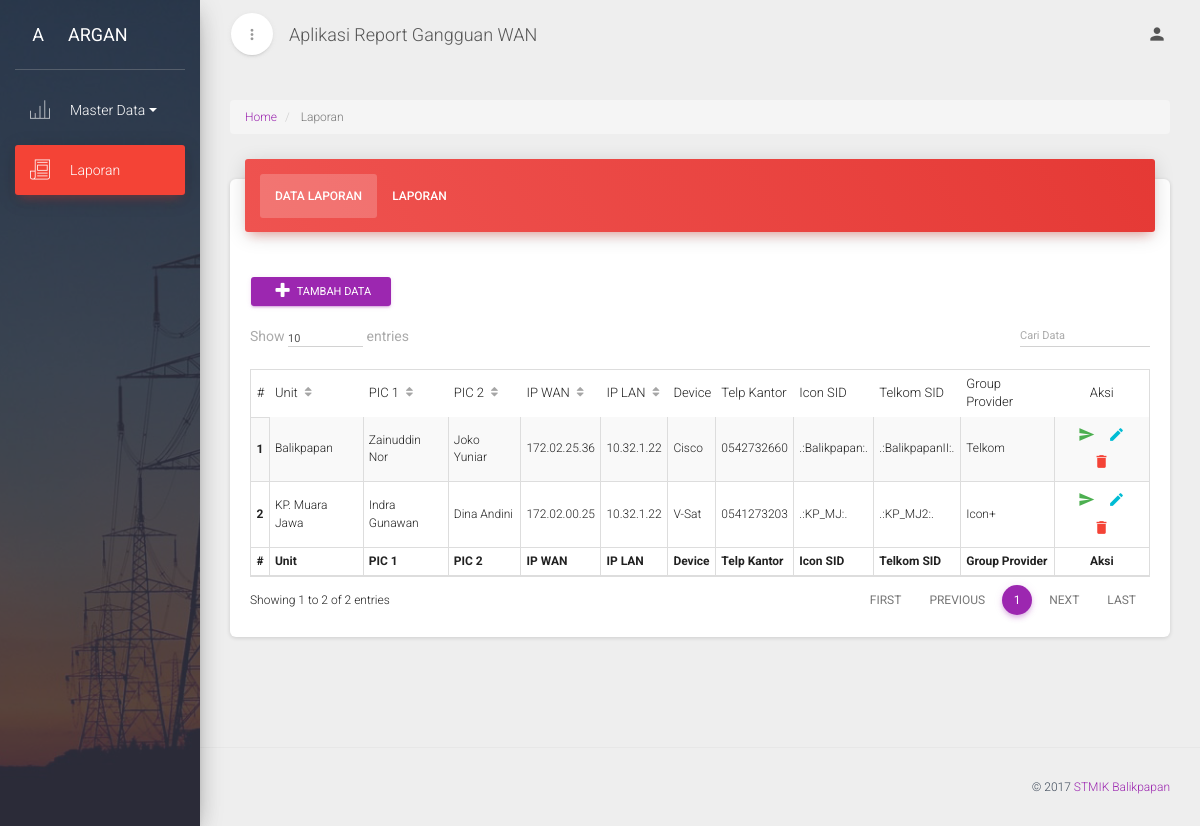
The page / on the database its author committed.
### tables this page shows
CREATE TABLE `data_lapor` (
  `id` int(11) NOT NULL,
  `id_unit` int(11) NOT NULL,
  `id_pic` int(11) NOT NULL,
  `id_pic2` int(11) NOT NULL,
  `ip_wan` varchar(50) NOT NULL,
  `ip_lan` varchar(50) NOT NULL,
  `perangkat` varchar(50) NOT NULL,
  `telp_kantor` varchar(50) NOT NULL,
  `icon_sid` varchar(50) NOT NULL,
  `telkom_sid` varchar(50) NOT NULL,
  `id_gprov` int(11) NOT NULL
);

CREATE TABLE `unit` (
  `id_unit` int(11) NOT NULL,
  `nm_unit` varchar(100) NOT NULL,
  `alamat` varchar(100) NOT NULL
);

CREATE TABLE `pic_unit` (
  `id_pic` int(11) NOT NULL,
  `nm_pic` varchar(100) NOT NULL,
  `no_telp` varchar(50) NOT NULL,
  `email` varchar(50) NOT NULL
);

CREATE TABLE `grup_provider` (
  `id_gprov` int(11) NOT NULL,
  `nm_gprov` varchar(100) NOT NULL
);

### application/controllers/C_data_laporan.php (called while the page is built, shortened)
<?php
class C_data_laporan extends CI_Controller {
    function __construct(){
        $this->load->model('M_data_lapor');
        $this->load->model('M_lapor');
    }
    function index(){
        $data['hasil'] = $this->M_data_lapor->index_model();
        $data['hasil2'] = $this->M_lapor->index_model();
        $this->load->view('v_data_lapor/index', $data);
    }
}
?>

### index.php (called while the page is built, shortened)
<?php
require_once BASEPATH.'core/CodeIgniter.php';

### application/models/M_data_lapor.php (called while the page is built, shortened)
<?php
class M_data_lapor extends CI_Model {
    function index_model(){
        $this->db->select('data_lapor.*,unit.*,grup_provider.*,a.nm_pic,b.nm_pic as nm_pic_b');
        $this->db->from('data_lapor');
        $this->db->join('unit','data_lapor.id_unit = unit.id_unit');
        $this->db->join('pic_unit a','data_lapor.id_pic = a.id_pic');
        $this->db->join('pic_unit b','data_lapor.id_pic2 = b.id_pic');
        $this->db->join('grup_provider','data_lapor.id_gprov = grup_provider.id_gprov');
        return json_encode ($this->db->get()->result_array());
    }
}
?>

### application/views/v_data_lapor/index.php (the view, shortened to what this page needs)
<?php
$this->load->view('v_main/header');
?>
 <div class="wrapper">
        <div class="sidebar" data-active-color="red" data-background-color="black" data-image="<?= base_url()?>assets/img/sidebar-1.jpeg">
            <div class="logo">
                <a href="<?= base_url() ?>" class="simple-text logo-mini">
                    A
                </a>
                <a href="<?= base_url() ?>" class="simple-text logo-normal">
                    ARGAN
                </a>
            </div>
            <div class="sidebar-wrapper">
                <ul class="nav">
                    <li>
                        <a data-toggle="collapse" href="#masterData">
                            <i class="pe-7s-graph3"></i>
                            <p>Master Data
                                <b class="caret"></b>
                            </p>
                        </a>
                    </li>
                    <li class="active">
                        <a href="<?= base_url() ?>C_data_laporan/index">
                            <i class="pe-7s-news-paper"></i>
                            <p>Laporan</p>
                        </a>
                    </li>
                </ul>
            </div>
        </div>
<?php
$this->load->view('v_main/main_panel');
?>
    <div class="content">
        <div class="container-fluid">
            <div class="row">
                <div class="col-md-12">
                    <div class="page-title-box">
                        <ol class="breadcrumb p-0 m-0">
                            <li>
                                <a href="<?= base_url() ?>">Home</a>
                            </li>
                            <li class="active">
                                Laporan
                            </li>
                        </ol>
                    </div>
                    <div class="card">
                        <div class="nav-tabs-navigation">
                            <div class="card-header card-header-tabs" data-background-color="red">
                                <div class="nav-tabs-wrapper">
                                    <ul class="nav nav-tabs" data-tabs="tabs">
                                        <li class="active">
                                            <a href="#laporan1" data-toggle="tab">
                                                Data Laporan
                                                <div class="ripple-container"></div>
                                            </a>
                                        </li>
                                        <li class="">
                                            <a href="#laporan2" data-toggle="tab">
                                                Laporan
                                                <div class="ripple-container"></div>
                                            </a>
                                        </li>
                                    </ul>
                                </div>
                            </div>
                        </div>
                        <div class="card-content">
                            <div class="tab-content">
                                <div class="tab-pane active" id="laporan1">
                                    <div class="toolbar">
                                        <a href="<?= base_url() ?>C_data_laporan/create" class="btn btn-primary btn-sm"><i class="fa fa-plus fa-fw"></i> Tambah Data</a>
                                    </div>
                                    <div class="material-datatables">
                                        <table id="datatables" class="table table-striped table-bordered table-hover" cellspacing="0" width="100%" style="width:100%">
                                             <thead>
                                                <tr>
                                                    <th class="text-center disabled-sorting">#</th>
                                                    <th>Unit</th>
                                                    <th>PIC 1</th>
                                                    <th>PIC 2</th>
                                                    <th>IP WAN</th>
                                                    <th>IP LAN</th>
                                                    <th class="disabled-sorting">Device</th>
                                                    <th class="disabled-sorting">Telp Kantor</th>
                                                    <th class="disabled-sorting">Icon SID</th>
                                                    <th class="disabled-sorting">Telkom SID</th>
                                                    <th class="disabled-sorting">Group Provider</th>
                                                    <th class="text-center disabled-sorting">Aksi</th>
                                                </tr>
                                            </thead>
                                            <tfoot>
                                                <tr>
                                                    <th class="text-center disabled-sorting">#</th>
                                                    <th>Unit</th>
                                                    <th>PIC 1</th>
                                                    <th>PIC 2</th>
                                                    <th>IP WAN</th>
                                                    <th>IP LAN</th>
                                                    <th class="disabled-sorting">Device</th>
                                                    <th class="disabled-sorting">Telp Kantor</th>
                                                    <th class="disabled-sorting">Icon SID</th>
                                                    <th class="disabled-sorting">Telkom SID</th>
                                                    <th class="disabled-sorting">Group Provider</th>
                                                    <th class="text-center disabled-sorting">Aksi</th>
                                                </tr>
                                            </tfoot>
                                            <tbody>
                                                <?php
                                                if ($hasil){
                                                    $no = 1;
                                                    $array = json_decode($hasil, true);
                                                    foreach($array as $data) {
                                                ?>
                                                <tr>
                                                    <th class="text-center"><?php echo $no++;?></th>
                                                    <td><?php echo $data['nm_unit'];?></td>
                                                    <td><?php echo $data['nm_pic'];?></td>
                                                    <td><?php echo $data['nm_pic_b'];?></td>
                                                    <td><?php echo $data['ip_wan'];?></td>
                                                    <td><?php echo $data['ip_lan'];?></td>
                                                    <td><?php echo $data['perangkat'];?></td>
                                                    <td><?php echo $data['telp_kantor'];?></td>
                                                    <td><?php echo $data['icon_sid'];?></td>
                                                    <td><?php echo $data['telkom_sid'];?></td>
                                                    <td><?php echo $data['nm_gprov'];?></td>
                                                    <td class="text-center td-actions">
                                                        <a href="<?= base_url() ?>C_data_laporan/lapor/<?= $data['id']?>" rel="tooltip" title="Lapor" class="btn btn-success btn-simple"><i class="material-icons" id="btnSend">send</i></a>
                                                        <a href="<?= base_url() ?>C_data_laporan/update/<?= $data['id']?>" rel="tooltip" title="Edit" class="btn btn-info btn-simple"><i class="material-icons">edit</i></a>
                                                        <a href="<?= base_url() ?>C_data_laporan/deletedata/<?= $data['id']?>" rel="tooltip" title="Hapus" class="btn btn-danger btn-simple"><i class="material-icons">delete</i></a>
                                                    </td>
                                                </tr>
                                                 <?php
                                                }
                                                }
                                                ?>
                                            </tbody>
                                        </table>
                                    </div>
                                </div>
                            </div>
                        </div>
                    </div>
                </div>
            </div>
        </div>
    </div>
    <footer class="footer">
        <div class="container-fluid">
            <p class="copyright pull-right">
            &copy;
                <a href="http://stmikbpn.ac.id/">STMIK Balikpapan</a>
            </p>
        </div>
    </footer>
    </div>
<?php
$this->load->view('v_main/footer');
?>

### application/views/v_main/header.php (shortened to what this page needs)
<!doctype html>
<html lang="en">
<head>
    <link href="<?= base_url() ?>assets/css/bootstrap.min.css" rel="stylesheet" />
    <link href="<?= base_url() ?>assets/css/material-dashboard.css" rel="stylesheet" />
    <link href="http://maxcdn.bootstrapcdn.com/font-awesome/latest/css/font-awesome.min.css" rel="stylesheet">
    <link href="<?= base_url() ?>assets/css/pe-icon-7-stroke.css" rel="stylesheet" />
</head>
<body>

### application/views/v_main/main_panel.php (shortened to what this page needs)
<div class="main-panel">
            <nav class="navbar navbar-transparent navbar-absolute">
                <div class="container-fluid">
                    <div class="navbar-minimize">
                        <button id="minimizeSidebar" class="btn btn-round btn-white btn-fill btn-just-icon">
                            <i class="material-icons visible-on-sidebar-regular">more_vert</i>
                        </button>
                    </div>
                    <div class="navbar-header">
                        <a class="navbar-brand" href="#"> Aplikasi Report Gangguan WAN </a>
                    </div>
                    <div class="collapse navbar-collapse">
                        <ul class="nav navbar-nav navbar-right">
                            <li class="dropdown">
                                <a href="#" class="dropdown-toggle" data-toggle="dropdown">
                                    <i class="material-icons">person</i>
                                </a>
                            </li>
                    </div>
                </div>
            </nav>

### application/views/v_main/footer.php (shortened to what this page needs)
</body>
</html>

### rows shown on the page
data_lapor: id_unit.nm_unit "Balikpapan", id_pic.nm_pic "Zainuddin Nor", id_pic2.nm_pic "Joko Yuniar", ip_wan "172.02.25.36", ip_lan "10.32.1.22", perangkat "Cisco", telp_kantor "0542732660", icon_sid ".:Balikpapan:.", telkom_sid ".:BalikpapanII:.", id_gprov.nm_gprov "Telkom"
data_lapor: id_unit.nm_unit "KP. Muara Jawa", id_pic.nm_pic "Indra Gunawan", id_pic2.nm_pic "Dina Andini", ip_wan "172.02.00.25", ip_lan "10.32.1.22", perangkat "V-Sat", telp_kantor "0541273203", icon_sid ".:KP_MJ:.", telkom_sid ".:KP_MJ2:.", id_gprov.nm_gprov "Icon+"
